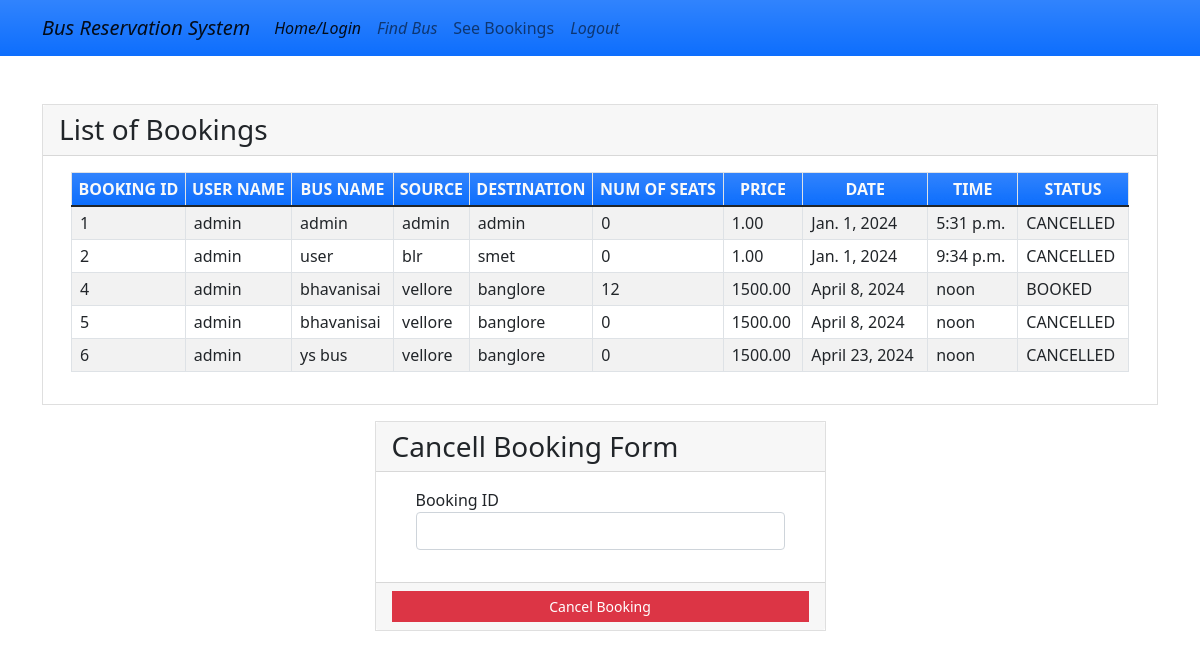
/seebookings (signed in), run on the app's committed database.
### myapp/models.py (models this page shows, shortened)
class Book(models.Model):
    BOOKED = 'B'
    CANCELLED = 'C'
    TICKET_STATUSES = ((BOOKED, 'Booked'),
                       (CANCELLED, 'Cancelled'),)
    email = models.EmailField()
    name = models.CharField(max_length=30)
    userid =models.DecimalField(decimal_places=0, max_digits=2)
    busid=models.DecimalField(decimal_places=0, max_digits=2)
    bus_name = models.CharField(max_length=30)
    source = models.CharField(max_length=30)
    dest = models.CharField(max_length=30)
    nos = models.DecimalField(decimal_places=0, max_digits=2)
    price = models.DecimalField(decimal_places=2, max_digits=6)
    date = models.DateField()
    time = models.TimeField()
    status = models.CharField(choices=TICKET_STATUSES, default=BOOKED, max_length=2)
    class Meta:
        verbose_name_plural = "List of Books"

### myapp/views.py (the view)
# urls.py: path('seebookings', views.seebookings, name="seebookings"),
@login_required(login_url='signin')
def seebookings(request,new={}):
    context = {}
    id_r = request.user.id
    book_list = Book.objects.filter(userid=id_r)
    if book_list:
        return render(request, 'myapp/booklist.html', locals())
    else:
        context["error"] = "Sorry no buses booked"
        return render(request, 'myapp/findbus.html', context)

### myapp/templates/myapp/booklist.html (shortened to what this page needs)
{% extends 'myapp/base.html' %} {% block content %}
<div class="container my-5">
    <div class="card rounded-0">
        <div class="card-header">
            <div class="card-title h3 mb-0">List of Bookings</div>
        </div>
        <div class="card-body">
            <div class="container-fluid">
                <table class="table table-bordered table-striped">
                    <thead>
                        <tr class="bg-gradient bg-primary text-light">
                            <th class="p-1 text-center">BOOKING ID</th>
                            <th class="p-1 text-center">USER NAME</th>
                            <th class="p-1 text-center">BUS NAME</th>
                            <th class="p-1 text-center">SOURCE</th>
                            <th class="p-1 text-center">DESTINATION</th>
                            <th class="p-1 text-center">NUM OF SEATS</th>
                            <th class="p-1 text-center">PRICE</th>
                            <th class="p-1 text-center">DATE</th>
                            <th class="p-1 text-center">TIME</th>
                            <th class="p-1 text-center">STATUS</th>
                        </tr>
                    </thead>
                    {% for row in book_list %}
                    <tr>
                        <td class="px-2 py-1 align-middle">{{row.id}}</td>
                        <td class="px-2 py-1 align-middle">{{row.name}}</td>
                        <td class="px-2 py-1 align-middle">{{row.bus_name}}</td>
                        <td class="px-2 py-1 align-middle">{{row.source}}</td>
                        <td class="px-2 py-1 align-middle">{{row.dest}}</td>
                        <td class="px-2 py-1 align-middle">{{row.nos}}</td>
                        <td class="px-2 py-1 align-middle">{{row.price}}</td>
                        <td class="px-2 py-1 align-middle">{{row.date}}</td>
                        <td class="px-2 py-1 align-middle">{{row.time}}</td>
                        <td class="px-2 py-1 align-middle">{{row.status}}</td>
                    </tr>
                    {% endfor %}
                </table>
            </div>
        </div>
    </div>
    <div class="row mt-3 justify-content-center">
        <div class="col-lg-5 col-md-7 col-sm-10 col-xs-12">
            <div class="card rounded-0">
                <div class="card-header">
                    <div class="card-title h3 mb-0">Cancell Booking Form</div>
                </div>
                <div class="card-body">
                    <div class="container-fluid">
                        <form action="{% url 'cancellings' %}" method="post" id="cancel-form">
                            <div class="mb-3">
                                <label for="bus_id" class="control-label">Booking ID</label>
                                <input name='bus_id' class="form-control" type="number" id="bus_id">
                            </div>
                        </form>
                    </div>
                </div>
                <div class="card-footer text-center">
                    <button class="btn btn-sm rounded-0 btn-danger w-100" form="cancel-form">Cancel Booking</button>
                </div>
            </div>
        </div>
    </div>
</div>
{% endblock %}

### myapp/templates/myapp/base.html (shortened to what this page needs)
<!doctype html>
<html lang="en">
<head>
    <link rel="stylesheet" href="https://cdn.jsdelivr.net/npm/bootstrap@5.1.3/dist/css/bootstrap.min.css">
</head>
</body>
<nav class="navbar navbar-expand-lg navbar-light bg-gradient bg-primary">
    <div class="container">
            <a class="navbar-brand fst-italic" href="#" style="color:dark;">Bus Reservation System</a>
        <div class="collapse navbar-collapse" id="navbarNavAltMarkup">
            <div class="navbar-nav" >
                <a class="nav-item nav-link active fst-italic" href="{% url 'home' %}" style="color: dark;">Home/Login</a>
                <a class="nav-item nav-link fst-italic " href="{% url 'findbus' %}" style="color: dark;">Find Bus</a>
                <a class="nav-item nav-link v " href="{% url 'seebookings' %}" style="color:dark;">See Bookings</a>
                {% if request.user.is_active %}
                <a class="nav-item nav-link fst-italic " href="{% url 'signout' %}" style="color: dark;">Logout</a>
                {% else %}
                <a class="nav-item nav-link  fst-italic" href="{% url 'signup' %}" style="color: darks;">Registration</a>
                {% endif %}
            </div>
        </div>
    </div>
</nav>
{% block content %}
{% endblock %}
</body>
</html>

### data on the page
Book: id "1", name "admin", bus_name "admin", source "admin", dest "admin", nos "0", price "1.00", date "Jan. 1, 2024", time "5:31 p.m.", status "CANCELLED"
Book: id "2", name "admin", bus_name "user", source "blr", dest "smet", nos "0", price "1.00", date "Jan. 1, 2024", time "9:34 p.m.", status "CANCELLED"
Book: id "4", name "admin", bus_name "bhavanisai", source "vellore", dest "banglore", nos "12", price "1500.00", date "April 8, 2024", time "noon", status "BOOKED"
Book: id "5", name "admin", bus_name "bhavanisai", source "vellore", dest "banglore", nos "0", price "1500.00", date "April 8, 2024", time "noon", status "CANCELLED"
Book: id "6", name "admin", bus_name "ys bus", source "vellore", dest "banglore", nos "0", price "1500.00", date "April 23, 2024", time "noon", status "CANCELLED"
